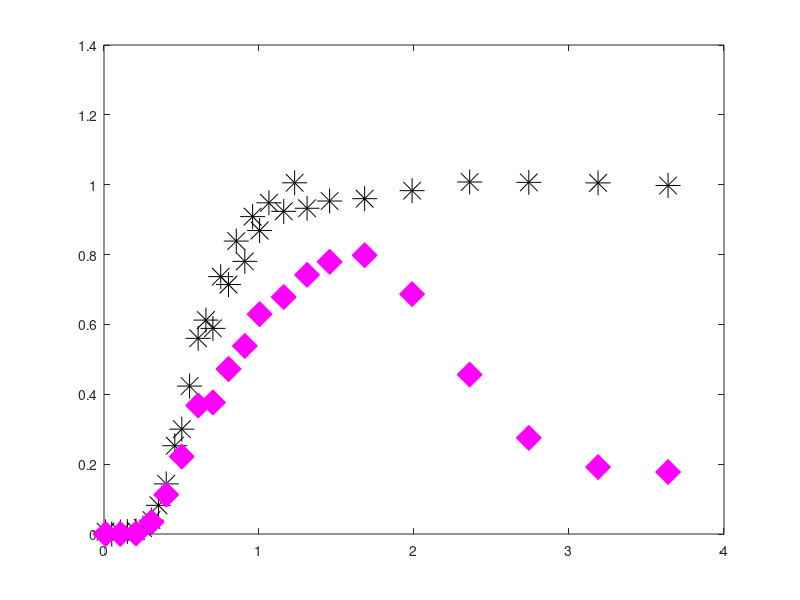

This chart was generated by the following MATLAB code: (Note: this script raises an error after producing the figure.)
clear

%first-type BC;
%kinetic model;
%see Van Genuchten pg. 16 and 28:



%data = csvread('ObjC_1_gas.csv',1,0);
data = csvread('Obj2b_part2_gas.csv',1,0);
data_time = data(:,1).*60; %time in sec
ethane = data(:,2);
helium = data(:,3);
n2o = data(:,4);
sf6 = data(:,5);
ch4 = data(:,6);



data_br = csvread('Obj2b_part2_br.csv',1,0);
%data_br = csvread('Obj1b_br.csv',1,0);
Br_time = data_br(:,1).*60;
Br = data_br(:,2);



%If Vg/Vw = .01, then
%R_He = 2
%R_SF6 = 2.5
%R_ethane = 1.2
%R_N2O = 1.015

%time units are in seconds;
%length units are in m;

C_o = 1; %dimensionless
t = 0:100:60000; %0:100:200000; %default delta t is 25 %secondary t is 50
D = 1.005e-06; 


%2.69e-6, dispersion coefficients, m2/s, default 5e-7; determined from bromide only.
    %%%%%%3.1e-6 for bromide
v_m = 3.8375e-5;  

%velocity, 7.09e-5,  m/s, default 1e-4 m/s
    %%%%%%%3e-5 for bromide
    %try 1.19e-4 to 1.43e-4, expected values based on reactor geometry +
    %porosity
L = .3;
theta_m = 0.586; %mobile phase volume (dynamic, macropores)
theta_im = 0.31;  %immobile phase volume (stagnant, micropores)
phi_m = theta_m/(theta_m + theta_im);  %fraction of liquid phase that is mobile

P = v_m*L/D; %Peclet number
PV = v_m.*t.*phi_m./L;     %pore volumes, tau in equations in Table 2 in Van Genuchten
data_PV_br = v_m.*Br_time.*phi_m./L;

data_PV = v_m.*data_time.*phi_m./L;

data_PV_br_plot = v_m.*Br_time.*phi_m./L;


figure(11)
clf
p1 = plot(data_PV_br_plot, Br, '*k', 'MarkerSize', 18)
hold on
p2 = plot(data_PV, n2o, 'dm','MarkerFaceColor', 'm', 'MarkerSize', 18)
hold on
% h3 = plot(data_PV, sf6, 'vg','MarkerFaceColor', 'g', 'MarkerSize', 10)
% hold on
% h4 = plot(data_PV, ethane, 'sb','MarkerFaceColor', 'b', 'MarkerSize', 10)
% hold on
% h5 = plot(data_PV, ch4, 'oc','MarkerFaceColor', 'c', 'MarkerSize', 10)
% hold on
% h6 = plot(data_PV, helium, '^r','MarkerFaceColor', 'r', 'MarkerSize', 10)
% hold on


%Add DO data on right y-axis
dotime = xlsread('do_data_segment3_2bpart2.csv','A1:A100');
do_sec = dotime*60;
do_conc = xlsread('do_data_segment3_2bpart2.csv','B1:B100');
do_PV = v_m.*do_sec./L;
yyaxis right
ylabel ('DO Concentration (mg/L)')
p3 = scatter(do_PV, do_conc, 300, 'p', 'MarkerFaceColor',[255/255 255/255 0/255], 'MarkerEdgeColor', [0 0 0])
xlim([0 4])
set(gca,'ycolor',[0 0 0])
set(gca, 'FontSize', 34);

yyaxis left








%fit parameters:
%R = 2;      %MUST BE > 1
%alpha = 1e-3;    %rate constant, try starting in the range 5e-4 to 5e-3

                    %1/s, 100 d^-1 from Geistlinger (2005) = 1e-3 1/s
                    %vulava has 5e-4 - 1e-3  1/s for alpha for SF6, so
                    %probably faster for Helium, N2O
                    %velocity in bioreactor on the order of .003 m/s, much slower than in Vulava, so 
                    %expect lower alpha
%for determination of R-squared:



%dimensionless parameters
%defined in Van Genuchten pg. 15, with the exception of w, beta, and R
%For w and beta, defined on pg. 28 for one-site kinetic
%non-equilibrium adsorption.  For R, comes from Fry et al. (1994) and Vulava et al. (2002): 
%R = 1 + KH*(Vg/Vw)   %use this with specific K_H values to determine Vg/Vw
%based on fit R parameter

measured = Br; %define which solute you are modeling




R = 1.000001; %ethane 2.7
%R = [50:2.5:70];
%R_m = [1.01:0.05:1.41];
R_m = 1.0000001;
alpha = 3e-5;  %ethane 1.3e-4
%alpha = [1e-7:1e-7:20e-7];

loopcnt = 0;

results_matrix = zeros(length(R)*length(alpha),5);
%column 1 of results_matrix is loopcnt
%column 2 of results_matrix is R
%column 3 of results_matrix is R_m
%column 4 of results_matrix is alpha
%column 5 of results_matrix is sum of squared residuals




for j = 1:length(R)
    
    for k = 1:length(alpha)
        
        for l = 1:length(R_m)
        
        
w = alpha(k)*L*(R(j)-1)/(v_m*theta_m);
beta = phi_m*R_m(l)/R(j);



%G term in Van Genuchten, equation SI-1 in Table 2:
G_T = .5 *  erfc( sqrt(P./(4.*beta.*R(j).*PV)).*(beta*R(j)-PV)) + .5*exp(P).*erfc( sqrt (P./(4.*beta.*R(j).*PV) ).*(beta*R(j) + PV) );
%IMPORTANT NOTE: Equation SI-1 in Table 2 has the final term as beta*R-tau.
%I think this is an error and that it should be beta*R+tau.  At the top of page 18 they note: 
%"Expressions for G(T) in Table 2 follow from those given in Table 1 by replacing T by
%tau and R by (beta*R).  In Table 1, the final term is R+T, so based on
%their statement the final term should be B*R+tau.
%This is how it is coded above, and this equation gives an effluent C
%ranging from 0 to 1, while the original equation from Van Genuchten has an
%effluent C ranging from 0 to a number much greater than 1.

%exponential term multiplied by G
term = exp(-w.*PV/(beta*R(j)));

%some figures to visualize how each of these terms are affected by
%different fit parameters:
%use these to troubleshoot problems if the model acts weird with certain
%paremeters.
%figure(5)
%plot(PV,term)
%title('Term')

integrand_vec = zeros(1,length(PV));

delta_tau = 0.001;   %tau time increment, also d_tau dummy variable
                    %default .001

for i = 2:length(PV);  %2:length(PV)
    
    tau = [0:delta_tau:PV(i)];
    
G_tau = .5 *  erfc( sqrt(P./(4.*beta.*R(j).*tau)).*(beta*R(j)-tau)) + .5*exp(P).*erfc( sqrt (P./(4.*beta.*R(j).*tau) ).*(beta*R(j) + tau) );
    
    a = w.*tau;
    b = w.*(PV(i) - tau)./( (1 - beta)*R(j) );
    
    squig = 2*sqrt(a.*b);
    
%In equation 36, the I_0 and I_1 are modified bessel functions, see
%notation on pg. 50-51
I_0 = besseli(0,squig);  %modified bessel function of the first kind, order 0
I_1 = besseli(1,squig);  %modified bessel function of the first kind, order 1
    
%H term defined by Equation 36:
H = exp(-a-b).* ( I_0/beta + (squig.*I_1)./(2.*b.*(1-beta)) );


prod = G_tau.*H;

integrand = delta_tau*trapz(prod(1:length(prod)-1));   %last element of product is NaN, since the last element of H is NaN ...
                                                    %due to division by 0
                                                    %in b term
integrand_vec(i) = integrand;


end


%first_term = G_T.*term;
%figure(14)
%plot(PV,first_term)
%title('G*exp term')

%C = G(1:length(G)-1).*term(1:length(term)-1) + (w/R).*ConvInt;   %equation 35 in van genuchten
C = G_T.*term + w/R(j) .* integrand_vec;


%find indices in PV that are closest PV to data: 
edges = [-Inf, mean([PV(2:end); PV(1:end-1)]), +Inf];
%I = discretize(data_PV_br, edges);
I = discretize(data_PV, edges);

% RSS = sum((C(I) - measured').^2)
% 
% 
% loopcnt = loopcnt + 1
% 
%      results_matrix(loopcnt,1) = loopcnt;
%      results_matrix(loopcnt,2) = R(j);
%      results_matrix(loopcnt,3) = R_m(l);
%      results_matrix(loopcnt,4) = alpha(k);
%      results_matrix(loopcnt,5) = RSS;

    end
    
    end

end


BrC = C
plot(PV, BrC,'-k', 'Linewidth', 3,'HandleVisibility','off')




measured = n2o; %define which solute you are modeling




R = 1.60; %ethane 2.7
%R = [50:2.5:70];
%R_m = [1.01:0.05:1.41];
R_m = 1.02;%1.27;
alpha = 6.2e-5;%2.298e-6;  %ethane 1.3e-4
%alpha = [1e-7:1e-7:20e-7];

loopcnt = 0;

results_matrix = zeros(length(R)*length(alpha),5);
%column 1 of results_matrix is loopcnt
%column 2 of results_matrix is R
%column 3 of results_matrix is R_m
%column 4 of results_matrix is alpha
%column 5 of results_matrix is sum of squared residuals




for j = 1:length(R)
    
    for k = 1:length(alpha)
        
        for l = 1:length(R_m)
        
        
w = alpha(k)*L*(R(j)-1)/(v_m*theta_m);
beta = phi_m*R_m(l)/R(j);



%G term in Van Genuchten, equation SI-1 in Table 2:
G_T = .5 *  erfc( sqrt(P./(4.*beta.*R(j).*PV)).*(beta*R(j)-PV)) + .5*exp(P).*erfc( sqrt (P./(4.*beta.*R(j).*PV) ).*(beta*R(j) + PV) );
%IMPORTANT NOTE: Equation SI-1 in Table 2 has the final term as beta*R-tau.
%I think this is an error and that it should be beta*R+tau.  At the top of page 18 they note: 
%"Expressions for G(T) in Table 2 follow from those given in Table 1 by replacing T by
%tau and R by (beta*R).  In Table 1, the final term is R+T, so based on
%their statement the final term should be B*R+tau.
%This is how it is coded above, and this equation gives an effluent C
%ranging from 0 to 1, while the original equation from Van Genuchten has an
%effluent C ranging from 0 to a number much greater than 1.

%exponential term multiplied by G
term = exp(-w.*PV/(beta*R(j)));

%some figures to visualize how each of these terms are affected by
%different fit parameters:
%use these to troubleshoot problems if the model acts weird with certain
%paremeters.
%figure(5)
%plot(PV,term)
%title('Term')

integrand_vec = zeros(1,length(PV));

delta_tau = 0.001;   %tau time increment, also d_tau dummy variable
                    %default .001

for i = 2:length(PV);  %2:length(PV)
    
    tau = [0:delta_tau:PV(i)];
    
G_tau = .5 *  erfc( sqrt(P./(4.*beta.*R(j).*tau)).*(beta*R(j)-tau)) + .5*exp(P).*erfc( sqrt (P./(4.*beta.*R(j).*tau) ).*(beta*R(j) + tau) );
    
    a = w.*tau;
    b = w.*(PV(i) - tau)./( (1 - beta)*R(j) );
    
    squig = 2*sqrt(a.*b);
    
%In equation 36, the I_0 and I_1 are modified bessel functions, see
%notation on pg. 50-51
I_0 = besseli(0,squig);  %modified bessel function of the first kind, order 0
I_1 = besseli(1,squig);  %modified bessel function of the first kind, order 1
    
%H term defined by Equation 36:
H = exp(-a-b).* ( I_0/beta + (squig.*I_1)./(2.*b.*(1-beta)) );


prod = G_tau.*H;

integrand = delta_tau*trapz(prod(1:length(prod)-1));   %last element of product is NaN, since the last element of H is NaN ...
                                                    %due to division by 0
                                                    %in b term
integrand_vec(i) = integrand;


end


%first_term = G_T.*term;
%figure(14)
%plot(PV,first_term)
%title('G*exp term')

%C = G(1:length(G)-1).*term(1:length(term)-1) + (w/R).*ConvInt;   %equation 35 in van genuchten
C = G_T.*term + w/R(j) .* integrand_vec;


%find indices in PV that are closest PV to data: 
edges = [-Inf, mean([PV(2:end); PV(1:end-1)]), +Inf];
%I = discretize(data_PV_br, edges);
I = discretize(data_PV, edges);

RSS = sum((C(I) - measured').^2)


loopcnt = loopcnt + 1

     results_matrix(loopcnt,1) = loopcnt;
     results_matrix(loopcnt,2) = R(j);
     results_matrix(loopcnt,3) = R_m(l);
     results_matrix(loopcnt,4) = alpha(k);
     results_matrix(loopcnt,5) = RSS;

    end
    
    end

end


C(C > 1) = 1;



figure(11)



yyaxis left
plot(PV, C,'-', 'Color', 'm', 'Linewidth', 5, 'HandleVisibility','off')
ylim([0 1.1])
xlim([0 3.25])
ylabel('C/C_o')
xlabel('PV')
hold on

xint = data_PV;
yint = n2o;
xwant = PV;
interpolated_data = interp1(xint,yint,xwant,'pchip',0)

%shade trapped n2o
transparency = 0.5
color = [255/255 153/255 19/255];
p4=jbfill(PV,BrC,C,color,[255/255 153/255 19/255],0.5,transparency)


%Shorten n2oC and interpolated_data vectors
intersect = intersections(PV, interpolated_data, PV, C)
PVindices = PV > intersect(3)
length(PV(PVindices))
shortPV = PV(length(PV)-length(PV(PVindices)):length(PV));
shortC = C(length(PV)-length(PV(PVindices)):length(PV));
%newA = [zeros(1, max(0, numel(PV)-numel(shortC))), shortC]
shortinterpolated_data = interpolated_data(length(PV)-length(PV(PVindices)):length(PV));

%Shade consumed n2o
%Add in one final fake point to keep plot from crapping out
shortinterpolated_data(339:400) = shortinterpolated_data(338)
transparency = 1
color2 = [128/255 255/255 0/255];
p5=jbfill(shortPV,shortC,shortinterpolated_data,color2,[128/255 255/255 0/255],0.5,transparency)

%column 1 of results_matrix is loopcnt
%column 2 of results_matrix is R
%column 3 of results_matrix is R_m
%column 4 of results_matrix is alpha
%column 5 of results_matrix is sum of squared residuals

% y = [results_matrix(:,1)'; results_matrix(:,2)'; results_matrix(:,3)'; results_matrix(:,4)'; results_matrix(:,5)']
% fileID = fopen('results_matrix.txt','w');
% %fprintf(fileID, 'Exponential Function\n\n');
% fprintf(fileID,'%0.3f %0.3e %0.3e %0.3e %0.4f\n',y);
% fclose(fileID);




% y = [PV; C];
% fileID = fopen('exptable.txt','w');
% %fprintf(fileID, 'Exponential Function\n\n');
% fprintf(fileID,'%f %f\n',y);
% fclose(fileID);



%find indices in PV that are closest PV to data: 
%edges = [-Inf, mean([PV(2:end); PV(1:end-1)]), +Inf];
%I = discretize(data_PV, edges);

%edges = [-Inf, mean([Br_time(2:end); Br_time(1:end-1)]), +Inf];
%I = discretize(Br_time, edges);



% %find indices in PV that are closest PV to data: 
% edges = [-Inf, mean([PV(2:end); PV(1:end-1)]), +Inf];
% %I = discretize(data_PV_br, edges);
% I = discretize(data_PV, edges);
% 
% RSS = sum((C(I) - measured').^2)
% TSS = sum((measured - mean(measured)).^2)
% R2 = 1 - (RSS/TSS)




figure(111)
plot(PV, C,'-r')
ylim([-0.1 1.2])
xlim([0 3.25])
ylabel('C/C_o')
xlabel('PV')
%text(.4, .8, sprintf('R = %0.2f', R))
%text(.4, .9, sprintf('alpha = %0.2e s^{-1}', alpha))
%text(.4, .7, sprintf('R^2 = %0.3f', R2))
%saveas(gcf,'output.eps','epsc')
figure(11)


set(gca, 'FontSize', 34);
yyaxis right
set(gca, 'FontSize', 34);

yyaxis left


transparency = 1
latezerovec=zeros(length(shortinterpolated_data),1);
color3 = [0/255 0/255 128/255];
p6 = jbfill(shortPV,shortinterpolated_data,latezerovec',color3,[0/255 0/255 128/255],0.5,transparency)
hold on
earlyzerovec=zeros(length(interpolated_data)-length(shortinterpolated_data)+1,1);
earlyPV = PV(1:(length(PV)-length(shortPV)+1));
earlyC = C(1:(length(PV)-length(shortPV)+1));
jbfill(earlyPV,earlyC,earlyzerovec',color3,[0/255 0/255 128/255],0.5,transparency)
hold on

plot(PV, C,'-', 'Color', 'm', 'Linewidth', 2, 'HandleVisibility','off')
p1 = plot(data_PV_br_plot, Br, '*k', 'MarkerSize', 18)
hold on
p2 = plot(data_PV, n2o, 'dm','MarkerFaceColor', 'm', 'MarkerSize', 18, 'MarkerEdgeColor', 'k')
hold on

lgd = legend([p1 p2 p3 p4 p5 p6],'Bromide','N_2O', 'DO', 'Bubble Entrapped N_2O', 'Consumed N_2O', 'Effluent Discharged N_2O'); %
lgd.FontSize = 22;
[h,icons,plots,legend_text] = legend([p1 p2 p3 p4 p5 p6],'Bromide','N_2O', 'DO', 'Bubble Entrapped N_2O', 'Consumed N_2O', 'Effluent Discharged N_2O'); %
icons(11).Children.MarkerSize = 20;
set(h, 'FontSize',12)
h.Position = [0.6712 0.5640 0.2671 0.3474]
set(gca, 'TickDir', 'out')


%Truncate to 3.25 PVs
integralPV = PV(1:390);
integralBrC = BrC(1:390);
integraleff = C(1:390);
Br_area = trapz(integralPV, integralBrC);
Eff_area = trapz(integralPV, integraleff);
bubblearea = Br_area-Eff_area;
percenttrapped = bubblearea/Br_area;